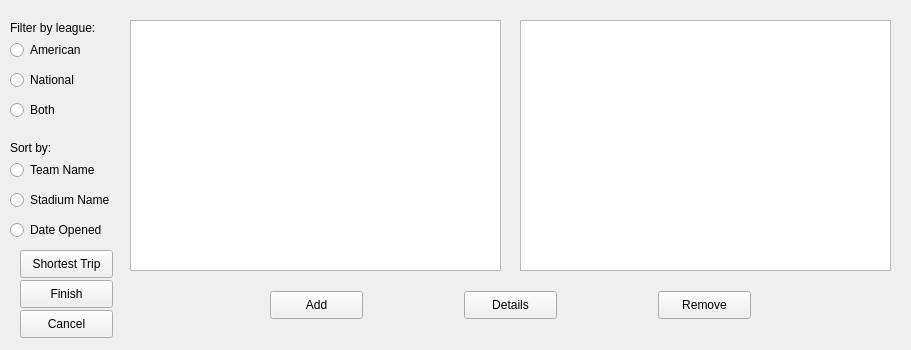
<?xml version="1.0" encoding="UTF-8"?>
<ui version="4.0">
 <class>trip</class>
 <widget class="QWidget" name="trip">
  <property name="geometry">
   <rect>
    <x>0</x>
    <y>0</y>
    <width>911</width>
    <height>350</height>
   </rect>
  </property>
  <property name="windowTitle">
   <string>Plan a Trip</string>
  </property>
  <widget class="QTableWidget" name="unadded">
   <property name="geometry">
    <rect>
     <x>130</x>
     <y>20</y>
     <width>371</width>
     <height>251</height>
    </rect>
   </property>
  </widget>
  <widget class="QTableWidget" name="added">
   <property name="geometry">
    <rect>
     <x>520</x>
     <y>20</y>
     <width>371</width>
     <height>251</height>
    </rect>
   </property>
  </widget>
  <widget class="QPushButton" name="addButton">
   <property name="geometry">
    <rect>
     <x>270</x>
     <y>291</y>
     <width>93</width>
     <height>28</height>
    </rect>
   </property>
   <property name="text">
    <string>Add</string>
   </property>
  </widget>
  <widget class="QPushButton" name="removeButton">
   <property name="geometry">
    <rect>
     <x>658</x>
     <y>291</y>
     <width>93</width>
     <height>28</height>
    </rect>
   </property>
   <property name="text">
    <string>Remove</string>
   </property>
  </widget>
  <widget class="QPushButton" name="detailsButton">
   <property name="geometry">
    <rect>
     <x>464</x>
     <y>291</y>
     <width>93</width>
     <height>28</height>
    </rect>
   </property>
   <property name="text">
    <string>Details</string>
   </property>
  </widget>
  <widget class="QPushButton" name="cancelButton">
   <property name="geometry">
    <rect>
     <x>20</x>
     <y>310</y>
     <width>93</width>
     <height>28</height>
    </rect>
   </property>
   <property name="text">
    <string>Cancel</string>
   </property>
  </widget>
  <widget class="QPushButton" name="finishButton">
   <property name="geometry">
    <rect>
     <x>20</x>
     <y>280</y>
     <width>93</width>
     <height>28</height>
    </rect>
   </property>
   <property name="text">
    <string>Finish</string>
   </property>
  </widget>
  <widget class="QRadioButton" name="americanLeague">
   <property name="geometry">
    <rect>
     <x>10</x>
     <y>40</y>
     <width>95</width>
     <height>20</height>
    </rect>
   </property>
   <property name="text">
    <string>American</string>
   </property>
   <attribute name="buttonGroup">
    <string notr="true">leagueGroup</string>
   </attribute>
  </widget>
  <widget class="QRadioButton" name="nationalLeague">
   <property name="geometry">
    <rect>
     <x>10</x>
     <y>70</y>
     <width>95</width>
     <height>20</height>
    </rect>
   </property>
   <property name="text">
    <string>National</string>
   </property>
   <attribute name="buttonGroup">
    <string notr="true">leagueGroup</string>
   </attribute>
  </widget>
  <widget class="QRadioButton" name="majorLeague">
   <property name="geometry">
    <rect>
     <x>10</x>
     <y>100</y>
     <width>95</width>
     <height>20</height>
    </rect>
   </property>
   <property name="text">
    <string>Both</string>
   </property>
   <attribute name="buttonGroup">
    <string notr="true">leagueGroup</string>
   </attribute>
  </widget>
  <widget class="QRadioButton" name="teamName">
   <property name="geometry">
    <rect>
     <x>10</x>
     <y>160</y>
     <width>95</width>
     <height>20</height>
    </rect>
   </property>
   <property name="text">
    <string>Team Name</string>
   </property>
   <attribute name="buttonGroup">
    <string notr="true">sortGroup</string>
   </attribute>
  </widget>
  <widget class="QRadioButton" name="stadiumName">
   <property name="geometry">
    <rect>
     <x>10</x>
     <y>190</y>
     <width>111</width>
     <height>20</height>
    </rect>
   </property>
   <property name="text">
    <string>Stadium Name</string>
   </property>
   <attribute name="buttonGroup">
    <string notr="true">sortGroup</string>
   </attribute>
  </widget>
  <widget class="QRadioButton" name="dateOpened">
   <property name="geometry">
    <rect>
     <x>10</x>
     <y>220</y>
     <width>121</width>
     <height>20</height>
    </rect>
   </property>
   <property name="text">
    <string>Date Opened</string>
   </property>
   <attribute name="buttonGroup">
    <string notr="true">sortGroup</string>
   </attribute>
  </widget>
  <widget class="QLabel" name="label">
   <property name="geometry">
    <rect>
     <x>10</x>
     <y>20</y>
     <width>91</width>
     <height>16</height>
    </rect>
   </property>
   <property name="text">
    <string>Filter by league:</string>
   </property>
  </widget>
  <widget class="QLabel" name="label_2">
   <property name="geometry">
    <rect>
     <x>10</x>
     <y>140</y>
     <width>55</width>
     <height>16</height>
    </rect>
   </property>
   <property name="text">
    <string>Sort by:</string>
   </property>
  </widget>
  <widget class="QPushButton" name="shortestTrip">
   <property name="geometry">
    <rect>
     <x>20</x>
     <y>250</y>
     <width>93</width>
     <height>28</height>
    </rect>
   </property>
   <property name="text">
    <string>Shortest Trip</string>
   </property>
  </widget>
 </widget>
 <resources/>
 <connections/>
 <buttongroups>
  <buttongroup name="leagueGroup"/>
  <buttongroup name="sortGroup"/>
 </buttongroups>
</ui>
